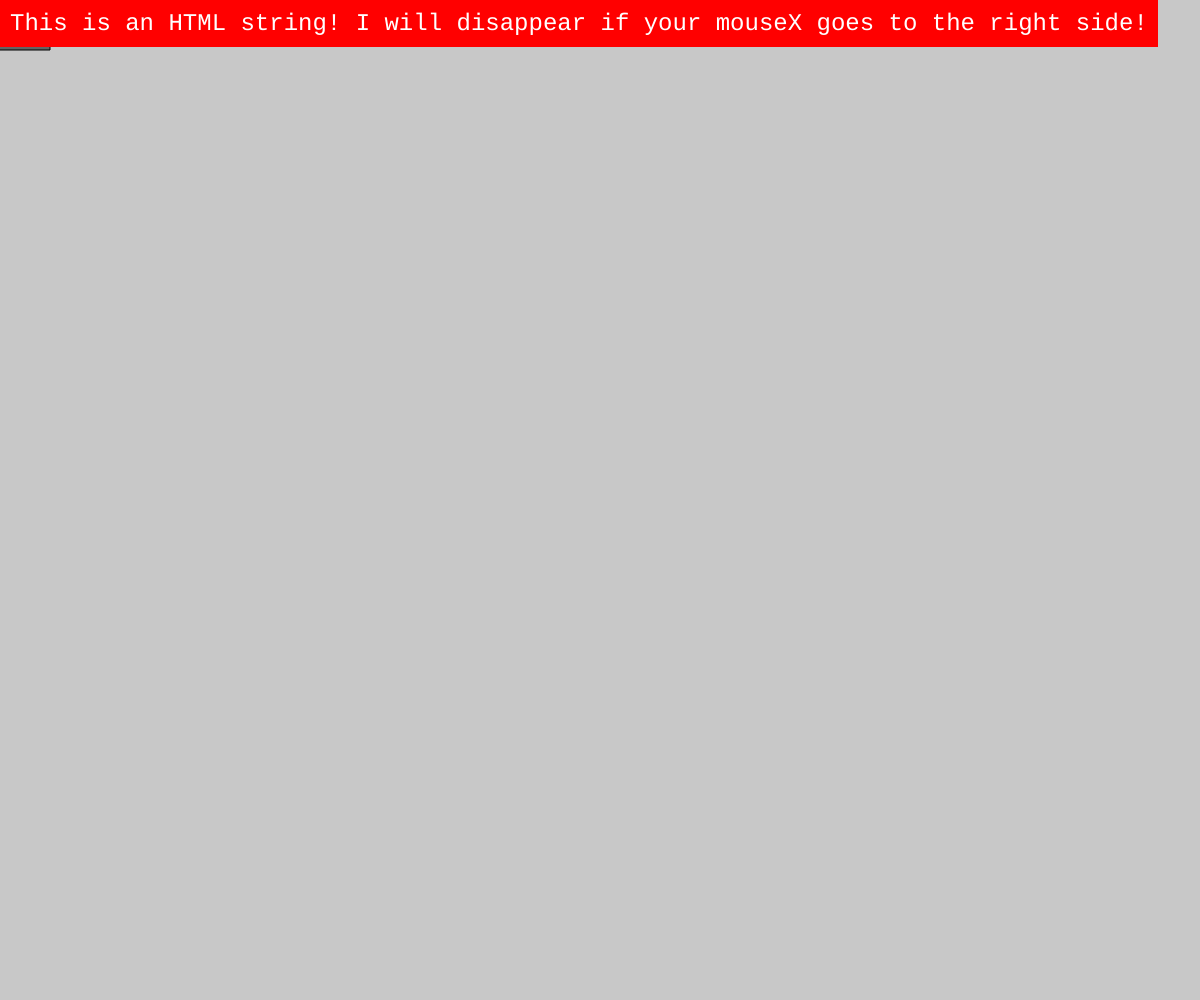
Frame 1 (no input)
Frame 60 (no input): identical to frame 1, image omitted
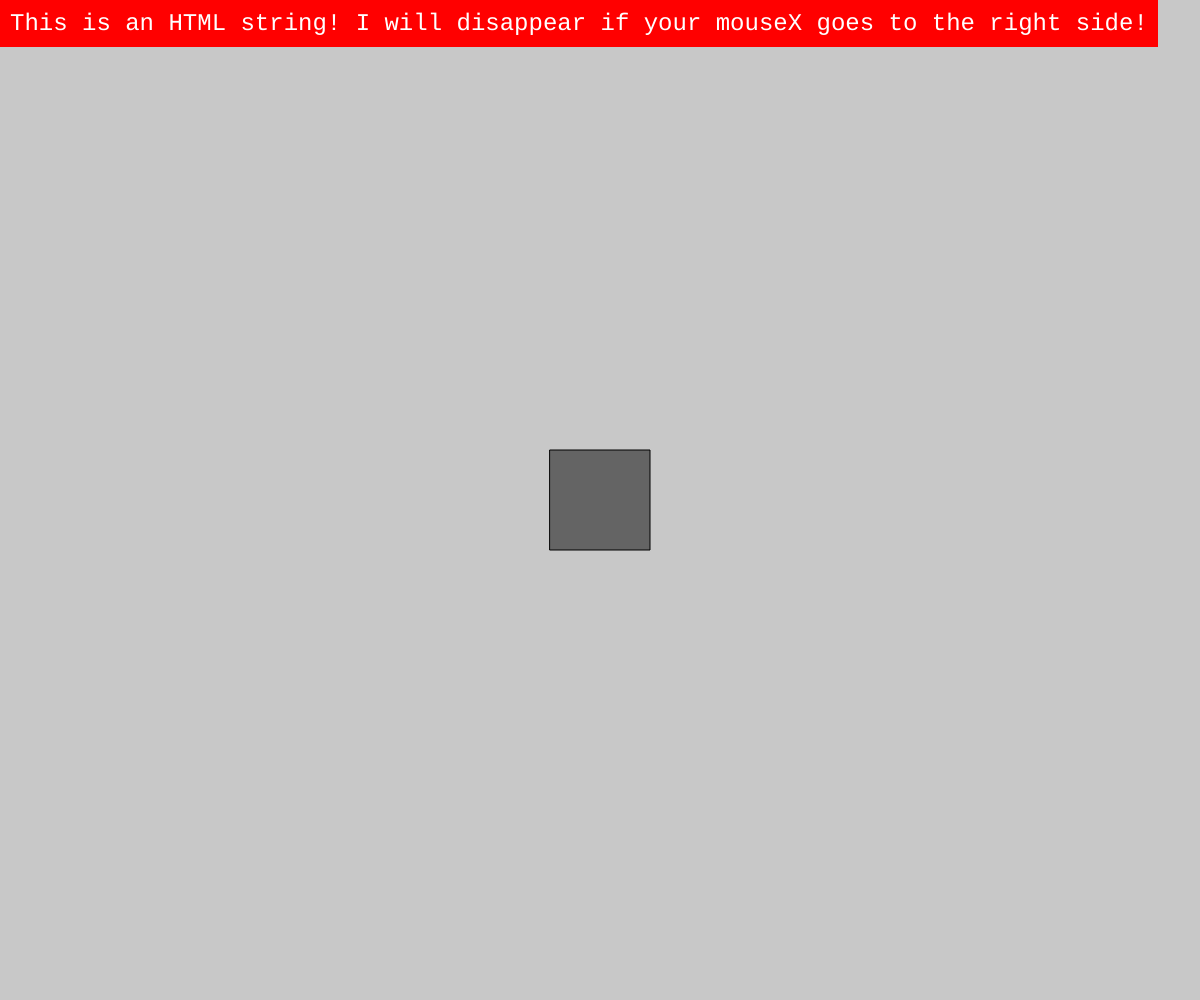
Frame 120 (the mouse pressed at the canvas centre since frame 60)

The p5.js sketch that drew these frames (run headless with seeded random() and noise() and a simulated clock; from frame 60 on, the mouse is pressed at the canvas centre):

// p5.js sketch
// ── sketch.js
var w = window.innerWidth;
var h = window.innerHeight;
var creatElement;


function setup() {
	var myCanvas = createCanvas(w, h);
	var text = createDiv("This is an HTML string! I will disappear if your mouseX goes to the right side!");
	text.position(0, 0);
	text.style("font-family:monospace; background-color:#FF0000; color:#FFFFFF; font-size:18pt; padding:10px;");
}

function draw() {
	background(200);
	fill(100);
	rectMode(CENTER);
	rect(mouseX, mouseY, 100, 100);
	if (mouseX>w/2) {
		removeElements();
	}
}
